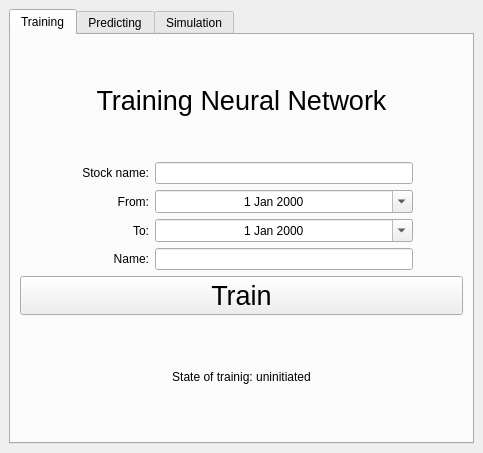
<?xml version="1.0" encoding="UTF-8"?>
<ui version="4.0">
 <class>MainWindow</class>
 <widget class="QMainWindow" name="MainWindow">
  <property name="geometry">
   <rect>
    <x>0</x>
    <y>0</y>
    <width>483</width>
    <height>453</height>
   </rect>
  </property>
  <property name="windowTitle">
   <string>MainWindow</string>
  </property>
  <widget class="QWidget" name="centralwidget">
   <layout class="QHBoxLayout" name="horizontalLayout">
    <item>
     <widget class="QTabWidget" name="tabWidget">
      <property name="currentIndex">
       <number>0</number>
      </property>
      <widget class="QWidget" name="widget">
       <attribute name="title">
        <string>Training</string>
       </attribute>
       <layout class="QVBoxLayout" name="verticalLayout">
        <item>
         <widget class="QLabel" name="label_2">
          <property name="font">
           <font>
            <pointsize>20</pointsize>
           </font>
          </property>
          <property name="text">
           <string>Training Neural Network</string>
          </property>
          <property name="alignment">
           <set>Qt::AlignCenter</set>
          </property>
         </widget>
        </item>
        <item>
         <layout class="QHBoxLayout" name="horizontalLayout_7" stretch="1,2">
          <property name="rightMargin">
           <number>50</number>
          </property>
          <item>
           <widget class="QLabel" name="label_14">
            <property name="text">
             <string>Stock name:</string>
            </property>
            <property name="alignment">
             <set>Qt::AlignRight|Qt::AlignTrailing|Qt::AlignVCenter</set>
            </property>
           </widget>
          </item>
          <item>
           <widget class="QLineEdit" name="trainingStockLineEdit"/>
          </item>
         </layout>
        </item>
        <item>
         <layout class="QHBoxLayout" name="horizontalLayout_2" stretch="1,2">
          <property name="rightMargin">
           <number>50</number>
          </property>
          <item>
           <widget class="QLabel" name="label">
            <property name="text">
             <string>From:</string>
            </property>
            <property name="alignment">
             <set>Qt::AlignRight|Qt::AlignTrailing|Qt::AlignVCenter</set>
            </property>
           </widget>
          </item>
          <item>
           <widget class="QDateEdit" name="trainingFromDateEdit">
            <property name="alignment">
             <set>Qt::AlignCenter</set>
            </property>
            <property name="calendarPopup">
             <bool>true</bool>
            </property>
           </widget>
          </item>
         </layout>
        </item>
        <item>
         <layout class="QHBoxLayout" name="horizontalLayout_8" stretch="1,2">
          <property name="rightMargin">
           <number>50</number>
          </property>
          <item>
           <widget class="QLabel" name="label_15">
            <property name="text">
             <string>To:</string>
            </property>
            <property name="alignment">
             <set>Qt::AlignRight|Qt::AlignTrailing|Qt::AlignVCenter</set>
            </property>
           </widget>
          </item>
          <item>
           <widget class="QDateEdit" name="trainingToDateEdit">
            <property name="alignment">
             <set>Qt::AlignCenter</set>
            </property>
            <property name="calendarPopup">
             <bool>true</bool>
            </property>
           </widget>
          </item>
         </layout>
        </item>
        <item>
         <layout class="QHBoxLayout" name="horizontalLayout_13" stretch="1,2">
          <property name="rightMargin">
           <number>50</number>
          </property>
          <item>
           <widget class="QLabel" name="label_20">
            <property name="text">
             <string>Name:</string>
            </property>
            <property name="alignment">
             <set>Qt::AlignRight|Qt::AlignTrailing|Qt::AlignVCenter</set>
            </property>
           </widget>
          </item>
          <item>
           <widget class="QLineEdit" name="trainingNameLineEdit"/>
          </item>
         </layout>
        </item>
        <item>
         <widget class="QPushButton" name="trainButton">
          <property name="minimumSize">
           <size>
            <width>0</width>
            <height>35</height>
           </size>
          </property>
          <property name="font">
           <font>
            <pointsize>20</pointsize>
           </font>
          </property>
          <property name="text">
           <string>Train</string>
          </property>
         </widget>
        </item>
        <item>
         <widget class="QLabel" name="trainingStateLabel">
          <property name="text">
           <string>State of trainig: uninitiated</string>
          </property>
          <property name="alignment">
           <set>Qt::AlignCenter</set>
          </property>
         </widget>
        </item>
       </layout>
      </widget>
      <widget class="QWidget" name="tab_2">
       <attribute name="title">
        <string>Predicting</string>
       </attribute>
       <layout class="QVBoxLayout" name="verticalLayout_3">
        <item>
         <widget class="QLabel" name="label_11">
          <property name="font">
           <font>
            <pointsize>20</pointsize>
           </font>
          </property>
          <property name="text">
           <string>Predicting value for the next day</string>
          </property>
          <property name="alignment">
           <set>Qt::AlignCenter</set>
          </property>
         </widget>
        </item>
        <item>
         <layout class="QGridLayout" name="gridLayout" columnstretch="1,2">
          <property name="leftMargin">
           <number>50</number>
          </property>
          <property name="rightMargin">
           <number>50</number>
          </property>
          <item row="1" column="0">
           <widget class="QPushButton" name="predictingChooseNNButton">
            <property name="text">
             <string>Choose NN</string>
            </property>
           </widget>
          </item>
          <item row="0" column="0">
           <widget class="QLabel" name="label_3">
            <property name="text">
             <string>Stock name:</string>
            </property>
            <property name="alignment">
             <set>Qt::AlignRight|Qt::AlignTrailing|Qt::AlignVCenter</set>
            </property>
           </widget>
          </item>
          <item row="0" column="1">
           <widget class="QLineEdit" name="predictingStockNameLineEdit"/>
          </item>
          <item row="1" column="1">
           <widget class="QLineEdit" name="predictingChosenNNLineEdit"/>
          </item>
         </layout>
        </item>
        <item>
         <widget class="QPushButton" name="predictButton">
          <property name="minimumSize">
           <size>
            <width>0</width>
            <height>35</height>
           </size>
          </property>
          <property name="font">
           <font>
            <pointsize>20</pointsize>
           </font>
          </property>
          <property name="text">
           <string>Predict</string>
          </property>
         </widget>
        </item>
        <item>
         <widget class="QLabel" name="predictingResultLabel">
          <property name="text">
           <string>Predicted value: none</string>
          </property>
          <property name="alignment">
           <set>Qt::AlignCenter</set>
          </property>
         </widget>
        </item>
        <item>
         <widget class="QWidget" name="predictingWidget" native="true"/>
        </item>
       </layout>
      </widget>
      <widget class="QWidget" name="tab_3">
       <attribute name="title">
        <string>Simulation</string>
       </attribute>
       <layout class="QVBoxLayout" name="verticalLayout_4">
        <item>
         <widget class="QLabel" name="label_13">
          <property name="font">
           <font>
            <pointsize>20</pointsize>
           </font>
          </property>
          <property name="text">
           <string>Trading simulation</string>
          </property>
          <property name="alignment">
           <set>Qt::AlignCenter</set>
          </property>
         </widget>
        </item>
        <item>
         <layout class="QGridLayout" name="gridLayout_2" columnstretch="1,2">
          <property name="leftMargin">
           <number>50</number>
          </property>
          <property name="rightMargin">
           <number>50</number>
          </property>
          <item row="0" column="0">
           <widget class="QLabel" name="label_4">
            <property name="text">
             <string>Stock name:</string>
            </property>
            <property name="alignment">
             <set>Qt::AlignRight|Qt::AlignTrailing|Qt::AlignVCenter</set>
            </property>
           </widget>
          </item>
          <item row="1" column="0">
           <widget class="QPushButton" name="simulationChooseNNButton">
            <property name="text">
             <string>Choose NN</string>
            </property>
           </widget>
          </item>
          <item row="1" column="1">
           <widget class="QLineEdit" name="simulationChosenNNLineEdit"/>
          </item>
          <item row="0" column="1">
           <widget class="QLineEdit" name="simulationStockNameLineEdit"/>
          </item>
         </layout>
        </item>
        <item>
         <layout class="QHBoxLayout" name="horizontalLayout_11" stretch="1,2">
          <property name="leftMargin">
           <number>50</number>
          </property>
          <property name="rightMargin">
           <number>50</number>
          </property>
          <item>
           <widget class="QLabel" name="label_18">
            <property name="text">
             <string>From:</string>
            </property>
            <property name="alignment">
             <set>Qt::AlignRight|Qt::AlignTrailing|Qt::AlignVCenter</set>
            </property>
           </widget>
          </item>
          <item>
           <widget class="QDateEdit" name="simulationFromDateEdit"/>
          </item>
         </layout>
        </item>
        <item>
         <layout class="QHBoxLayout" name="horizontalLayout_12" stretch="1,2">
          <property name="leftMargin">
           <number>50</number>
          </property>
          <property name="rightMargin">
           <number>50</number>
          </property>
          <item>
           <widget class="QLabel" name="label_19">
            <property name="text">
             <string>To:</string>
            </property>
            <property name="alignment">
             <set>Qt::AlignRight|Qt::AlignTrailing|Qt::AlignVCenter</set>
            </property>
           </widget>
          </item>
          <item>
           <widget class="QDateEdit" name="simulationToDateEdit">
            <property name="enabled">
             <bool>true</bool>
            </property>
           </widget>
          </item>
         </layout>
        </item>
        <item>
         <widget class="QWidget" name="simulationWidget" native="true"/>
        </item>
       </layout>
      </widget>
     </widget>
    </item>
   </layout>
  </widget>
 </widget>
 <resources/>
 <connections/>
</ui>
